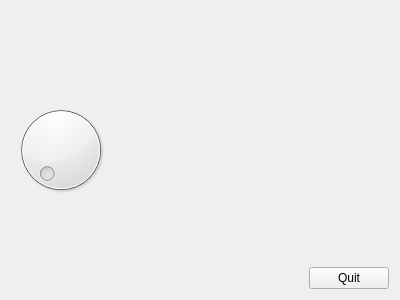
<?xml version="1.0" encoding="UTF-8"?>
<ui version="4.0">
 <class>MyForm</class>
 <widget class="QWidget" name="MyForm">
  <property name="geometry">
   <rect>
    <x>0</x>
    <y>0</y>
    <width>400</width>
    <height>300</height>
   </rect>
  </property>
  <property name="windowTitle">
   <string>Form</string>
  </property>
  <layout class="QHBoxLayout" name="horizontalLayout_2">
   <item>
    <widget class="QDial" name="dial">
     <property name="minimum">
      <number>1</number>
     </property>
     <property name="maximum">
      <number>50</number>
     </property>
    </widget>
   </item>
   <item>
    <layout class="QVBoxLayout" name="verticalLayout">
     <item>
      <widget class="QLabel" name="label">
       <property name="text">
        <string/>
       </property>
      </widget>
     </item>
    </layout>
   </item>
   <item>
    <layout class="QHBoxLayout" name="horizontalLayout">
     <item>
      <spacer name="horizontalSpacer">
       <property name="orientation">
        <enum>Qt::Horizontal</enum>
       </property>
       <property name="sizeHint" stdset="0">
        <size>
         <width>40</width>
         <height>20</height>
        </size>
       </property>
      </spacer>
     </item>
     <item>
      <layout class="QVBoxLayout" name="verticalLayout_2">
       <item>
        <spacer name="verticalSpacer">
         <property name="orientation">
          <enum>Qt::Vertical</enum>
         </property>
         <property name="sizeHint" stdset="0">
          <size>
           <width>20</width>
           <height>40</height>
          </size>
         </property>
        </spacer>
       </item>
       <item>
        <widget class="QPushButton" name="pushButton">
         <property name="text">
          <string>Quit</string>
         </property>
        </widget>
       </item>
      </layout>
     </item>
    </layout>
   </item>
  </layout>
  <zorder>dial</zorder>
  <zorder>pushButton</zorder>
  <zorder>label</zorder>
  <zorder>dial</zorder>
  <zorder>dial</zorder>
  <zorder>horizontalSpacer</zorder>
  <zorder>verticalSpacer</zorder>
 </widget>
 <resources/>
 <connections>
  <connection>
   <sender>dial</sender>
   <signal>sliderMoved(int)</signal>
   <receiver>label</receiver>
   <slot>setNum(int)</slot>
   <hints>
    <hint type="sourcelabel">
     <x>123</x>
     <y>132</y>
    </hint>
    <hint type="destinationlabel">
     <x>120</x>
     <y>86</y>
    </hint>
   </hints>
  </connection>
  <connection>
   <sender>dial</sender>
   <signal>sliderPressed()</signal>
   <receiver>label</receiver>
   <slot>show()</slot>
   <hints>
    <hint type="sourcelabel">
     <x>100</x>
     <y>122</y>
    </hint>
    <hint type="destinationlabel">
     <x>107</x>
     <y>88</y>
    </hint>
   </hints>
  </connection>
  <connection>
   <sender>dial</sender>
   <signal>sliderReleased()</signal>
   <receiver>label</receiver>
   <slot>hide()</slot>
   <hints>
    <hint type="sourcelabel">
     <x>138</x>
     <y>112</y>
    </hint>
    <hint type="destinationlabel">
     <x>139</x>
     <y>85</y>
    </hint>
   </hints>
  </connection>
  <connection>
   <sender>pushButton</sender>
   <signal>clicked()</signal>
   <receiver>MyForm</receiver>
   <slot>close()</slot>
   <hints>
    <hint type="sourcelabel">
     <x>343</x>
     <y>263</y>
    </hint>
    <hint type="destinationlabel">
     <x>342</x>
     <y>202</y>
    </hint>
   </hints>
  </connection>
 </connections>
</ui>
